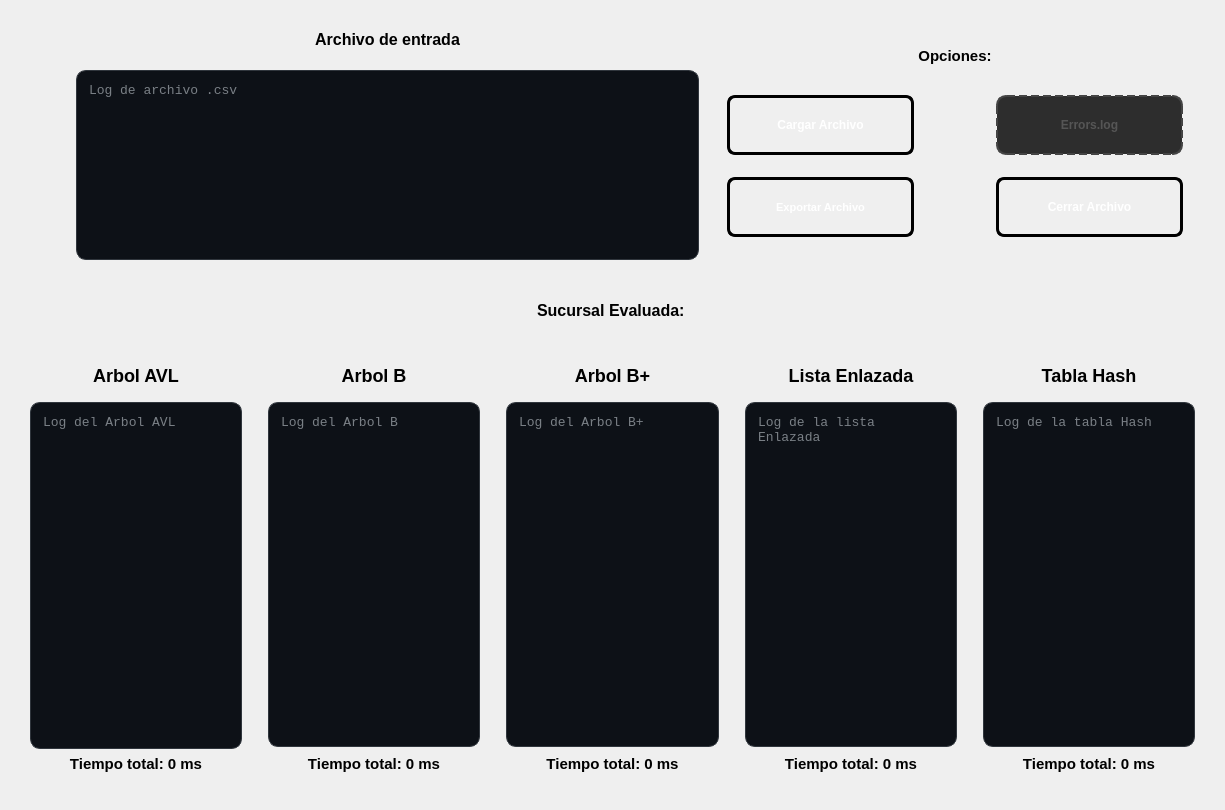
<?xml version="1.0" encoding="UTF-8"?>
<ui version="4.0">
 <class>PantallaCargaProductos</class>
 <widget class="QWidget" name="PantallaCargaProductos">
  <property name="geometry">
   <rect>
    <x>0</x>
    <y>0</y>
    <width>1225</width>
    <height>810</height>
   </rect>
  </property>
  <property name="windowTitle">
   <string>Form</string>
  </property>
  <layout class="QVBoxLayout" name="verticalLayout_2">
   <item>
    <widget class="QWidget" name="widget" native="true">
     <layout class="QHBoxLayout" name="horizontalLayout">
      <item>
       <widget class="QWidget" name="widget_2" native="true">
        <property name="minimumSize">
         <size>
          <width>50</width>
          <height>210</height>
         </size>
        </property>
        <property name="maximumSize">
         <size>
          <width>16777215</width>
          <height>210</height>
         </size>
        </property>
       </widget>
      </item>
      <item>
       <layout class="QVBoxLayout" name="verticalLayout">
        <item>
         <widget class="QLabel" name="labelEntrada">
          <property name="minimumSize">
           <size>
            <width>120</width>
            <height>30</height>
           </size>
          </property>
          <property name="maximumSize">
           <size>
            <width>16777215</width>
            <height>30</height>
           </size>
          </property>
          <property name="styleSheet">
           <string notr="true">QLabel#labelEntrada {        
 
    color: qlineargradient(x1:0, y1:0, x2:1, y2:1, 
	stop:0 rgb(0, 0, 0), 
	stop:1 rgb(77, 5, 57));

  	 font-size: 16px;
    font-weight: bold;
    font-family: &quot;Segoe UI&quot;, Arial;
    
    background: transparent;
    padding: 2px;
    margin-bottom: 5px;
}

</string>
          </property>
          <property name="text">
           <string>Archivo de entrada</string>
          </property>
          <property name="alignment">
           <set>Qt::AlignmentFlag::AlignCenter</set>
          </property>
         </widget>
        </item>
        <item>
         <widget class="QTextEdit" name="textEditCsv">
          <property name="minimumSize">
           <size>
            <width>500</width>
            <height>185</height>
           </size>
          </property>
          <property name="maximumSize">
           <size>
            <width>16777215</width>
            <height>190</height>
           </size>
          </property>
          <property name="styleSheet">
           <string notr="true">QTextEdit#textEditCsv {
    background-color: #0D1117;   
    color: #E6EDF3;               
    border: 1px solid #30363D;     
    border-radius: 10px;          
    padding: 8px;
    font-family: Consolas, monospace;
    font-size: 13px;
}</string>
          </property>
          <property name="placeholderText">
           <string>Log de archivo .csv</string>
          </property>
         </widget>
        </item>
       </layout>
      </item>
      <item>
       <widget class="QWidget" name="widget_3" native="true">
        <property name="minimumSize">
         <size>
          <width>500</width>
          <height>210</height>
         </size>
        </property>
        <property name="maximumSize">
         <size>
          <width>16777215</width>
          <height>210</height>
         </size>
        </property>
        <layout class="QVBoxLayout" name="verticalLayout_3">
         <property name="spacing">
          <number>4</number>
         </property>
         <property name="leftMargin">
          <number>4</number>
         </property>
         <property name="topMargin">
          <number>4</number>
         </property>
         <property name="rightMargin">
          <number>4</number>
         </property>
         <property name="bottomMargin">
          <number>4</number>
         </property>
         <item>
          <widget class="QLabel" name="labelOptions">
           <property name="minimumSize">
            <size>
             <width>0</width>
             <height>30</height>
            </size>
           </property>
           <property name="styleSheet">
            <string notr="true">QLabel#labelOptions {        
 
    color: qlineargradient(x1:0, y1:0, x2:1, y2:1, 
	stop:0 rgb(0, 0, 0), 
	stop:1 rgb(8, 2, 48));

  	 font-size: 15px;
    font-weight: bold;
    font-family: &quot;Segoe UI&quot;, Arial;
    
    background: transparent;
    padding: 2px;
    margin-bottom: 5px;
}

</string>
           </property>
           <property name="text">
            <string>Opciones:</string>
           </property>
           <property name="alignment">
            <set>Qt::AlignmentFlag::AlignCenter</set>
           </property>
          </widget>
         </item>
         <item>
          <widget class="QWidget" name="widget_4" native="true">
           <property name="minimumSize">
            <size>
             <width>0</width>
             <height>175</height>
            </size>
           </property>
           <layout class="QVBoxLayout" name="verticalLayout_8">
            <item>
             <widget class="QWidget" name="widget_9" native="true">
              <property name="minimumSize">
               <size>
                <width>65</width>
                <height>0</height>
               </size>
              </property>
              <layout class="QHBoxLayout" name="horizontalLayout_3">
               <item>
                <widget class="QPushButton" name="btnCargar">
                 <property name="minimumSize">
                  <size>
                   <width>160</width>
                   <height>60</height>
                  </size>
                 </property>
                 <property name="styleSheet">
                  <string notr="true">QPushButton#btnCargar {
    background-color: qlineargradient(spread:pad, x1:0, y1:0, x2:1, y2:1, 
                        stop:0 rgb(50, 143, 42), 
                        stop:1 rgb(255, 163, 72));
    
    border: 3px solid black;
    border-radius: 8px;
    
    color: white;
    font-family: &quot;Arial Black&quot;, Gadget, sans-serif;
    font-size: 12px;
    font-weight: bold;
    text-transform: uppercase;
    
    padding: 10px 25px;
}

QPushButton#btnCargar:hover {
    background-color: qlineargradient(spread:pad, x1:0, y1:0, x2:1, y2:1, 
                        stop:0 rgba(41, 128, 185, 255), 
                        stop:1 rgba(142, 68, 173, 255));
    border-color: #f1c40f;
}


QPushButton#btnCargar:pressed {
    background-color: #2c3e50;
    padding-top: 12px;
    padding-left: 27px;
}</string>
                 </property>
                 <property name="text">
                  <string>Cargar Archivo</string>
                 </property>
                </widget>
               </item>
               <item>
                <widget class="QWidget" name="widget_14" native="true">
                 <property name="minimumSize">
                  <size>
                   <width>70</width>
                   <height>0</height>
                  </size>
                 </property>
                 <property name="maximumSize">
                  <size>
                   <width>70</width>
                   <height>16777215</height>
                  </size>
                 </property>
                </widget>
               </item>
               <item>
                <widget class="QPushButton" name="btnErrores">
                 <property name="enabled">
                  <bool>false</bool>
                 </property>
                 <property name="minimumSize">
                  <size>
                   <width>0</width>
                   <height>60</height>
                  </size>
                 </property>
                 <property name="styleSheet">
                  <string notr="true">QPushButton#btnErrores {
    background-color: qlineargradient(spread:pad, x1:0, y1:0, x2:1, y2:1, 
                        stop:0 rgb(136, 5, 29)
                        stop:1 rgb(246, 211, 45));
    
    border: 3px solid black;
    border-radius: 10px;
    
    color: white;
    font-family: &quot;Arial Black&quot;, Gadget, sans-serif;
    font-size: 12px;
    font-weight: bold;
    text-transform: uppercase;
    
    padding: 10px 25px;
}

QPushButton#btnErrores:hover {
    background-color: qlineargradient(spread:pad, x1:0, y1:0, x2:1, y2:1, 
                        stop:0 rgb(9, 147, 29), 
                        stop:1 rgb(94, 92, 100));
    border-color: #f1c40f;
}


QPushButton#btnErrores:pressed {
    background-color: #2c3e50;
    padding-top: 12px;
    padding-left: 27px;
}

QPushButton#btnErrores:disabled {
    background: #2d2d2d; 
    color: #555555;
    border: 2px dashed #444444; 
    border-radius: 10px;
}</string>
                 </property>
                 <property name="text">
                  <string>Errors.log</string>
                 </property>
                </widget>
               </item>
              </layout>
             </widget>
            </item>
            <item>
             <widget class="QWidget" name="widget_10" native="true">
              <property name="minimumSize">
               <size>
                <width>60</width>
                <height>0</height>
               </size>
              </property>
              <layout class="QHBoxLayout" name="horizontalLayout_4">
               <item>
                <widget class="QPushButton" name="btnExportar">
                 <property name="minimumSize">
                  <size>
                   <width>0</width>
                   <height>60</height>
                  </size>
                 </property>
                 <property name="styleSheet">
                  <string notr="true">QPushButton#btnExportar {
    background-color: qlineargradient(spread:pad, x1:0, y1:0, x2:1, y2:1, 
                        stop:0 rgb(8, 2, 48), 
                        stop:1 rgb(255, 163, 72));
    
    border: 3px solid black;
    border-radius: 8px;
    
    color: white;
    font-family: &quot;Arial Black&quot;, Gadget, sans-serif;
    font-size: 11px;
    font-weight: bold;
    text-transform: uppercase;
    
    padding: 10px 25px;
}

QPushButton#btnExportar:hover {
    background-color: qlineargradient(spread:pad, x1:0, y1:0, x2:1, y2:1, 
                        stop:0 rgba(41, 128, 185, 255), 
                        stop:1 rgba(142, 68, 173, 255));
    border-color: #f1c40f;
}


QPushButton#btnExportar:pressed {
    background-color: #2c3e50;
    padding-top: 12px;
    padding-left: 27px;
}</string>
                 </property>
                 <property name="text">
                  <string>Exportar Archivo</string>
                 </property>
                </widget>
               </item>
               <item>
                <widget class="QWidget" name="widget_13" native="true">
                 <property name="minimumSize">
                  <size>
                   <width>70</width>
                   <height>0</height>
                  </size>
                 </property>
                 <property name="maximumSize">
                  <size>
                   <width>70</width>
                   <height>16777215</height>
                  </size>
                 </property>
                </widget>
               </item>
               <item>
                <widget class="QPushButton" name="btnCerrar">
                 <property name="minimumSize">
                  <size>
                   <width>0</width>
                   <height>60</height>
                  </size>
                 </property>
                 <property name="styleSheet">
                  <string notr="true">
QPushButton#btnCerrar {
    background-color: qlineargradient(spread:pad, x1:0, y1:0, x2:1, y2:1, 
                        stop:0 rgb(77, 5, 57), 
                        stop:1 rgb(232, 15, 15));
    
    border: 3px solid black;
    border-radius: 8px;
    
    color: white;
    font-family: &quot;Arial Black&quot;, Gadget, sans-serif;
    font-size: 12px;
    font-weight: bold;
    text-transform: uppercase;
    
    padding: 10px 25px;
}

QPushButton#btnCerrar:hover {
    background-color: qlineargradient(spread:pad, x1:0, y1:0, x2:1, y2:1, 
                        stop:0 rgb(9, 147, 29), 
                        stop:1 rgb(94, 92, 100));
    border-color: #f1c40f;
}


QPushButton#btnCerrar:pressed {
    background-color: #2c3e50;
    padding-top: 12px;
    padding-left: 27px;
}

QPushButton#btnCerrar:disabled {
    background: #2d2d2d; 
    color: #555555;
    border: 2px dashed #444444; 
    border-radius: 10px;
}</string>
                 </property>
                 <property name="text">
                  <string>Cerrar Archivo</string>
                 </property>
                </widget>
               </item>
              </layout>
             </widget>
            </item>
           </layout>
          </widget>
         </item>
        </layout>
       </widget>
      </item>
     </layout>
    </widget>
   </item>
   <item>
    <widget class="QWidget" name="widget_5" native="true">
     <property name="minimumSize">
      <size>
       <width>0</width>
       <height>60</height>
      </size>
     </property>
     <layout class="QHBoxLayout" name="horizontalLayout_5">
      <item>
       <spacer name="horizontalSpacer">
        <property name="orientation">
         <enum>Qt::Orientation::Horizontal</enum>
        </property>
        <property name="sizeHint" stdset="0">
         <size>
          <width>411</width>
          <height>20</height>
         </size>
        </property>
       </spacer>
      </item>
      <item>
       <widget class="QLabel" name="labelEvaluacion">
        <property name="minimumSize">
         <size>
          <width>350</width>
          <height>30</height>
         </size>
        </property>
        <property name="styleSheet">
         <string notr="true">QLabel#labelEvaluacion {        
 
    color: qlineargradient(x1:0, y1:0, x2:1, y2:1, 
	stop:0 rgb(0, 0, 0), 
	stop:1 rgb(0, 0, 0));

  	 font-size: 16px;
    font-weight: bold;
    font-family: &quot;Segoe UI&quot;, Arial;
    
    background: transparent;
    padding: 2px;
    margin-bottom: 5px;
}

</string>
        </property>
        <property name="text">
         <string>Sucursal Evaluada: </string>
        </property>
        <property name="alignment">
         <set>Qt::AlignmentFlag::AlignCenter</set>
        </property>
       </widget>
      </item>
      <item>
       <spacer name="horizontalSpacer_2">
        <property name="orientation">
         <enum>Qt::Orientation::Horizontal</enum>
        </property>
        <property name="sizeHint" stdset="0">
         <size>
          <width>410</width>
          <height>20</height>
         </size>
        </property>
       </spacer>
      </item>
     </layout>
    </widget>
   </item>
   <item>
    <widget class="QWidget" name="widget_6" native="true">
     <property name="minimumSize">
      <size>
       <width>0</width>
       <height>450</height>
      </size>
     </property>
     <property name="styleSheet">
      <string notr="true"/>
     </property>
     <layout class="QHBoxLayout" name="horizontalLayout_2">
      <item>
       <widget class="QWidget" name="widget_content_1" native="true">
        <layout class="QVBoxLayout" name="verticalLayout_4">
         <property name="spacing">
          <number>4</number>
         </property>
         <property name="leftMargin">
          <number>5</number>
         </property>
         <property name="topMargin">
          <number>5</number>
         </property>
         <property name="rightMargin">
          <number>5</number>
         </property>
         <property name="bottomMargin">
          <number>5</number>
         </property>
         <item>
          <widget class="QLabel" name="labelAvl">
           <property name="styleSheet">
            <string notr="true">QLabel#labelAvl {        
 
    color: qlineargradient(x1:0, y1:0, x2:1, y2:1, 
	stop:0 rgb(0, 0, 0), 
	stop:1 rgb(77, 5, 57));

  	 font-size: 18px;
    font-weight: bold;
    font-family: &quot;Segoe UI&quot;, Arial;
    
    background: transparent;
    padding: 2px;
    margin-bottom: 5px;
}

</string>
           </property>
           <property name="text">
            <string>Arbol AVL</string>
           </property>
           <property name="alignment">
            <set>Qt::AlignmentFlag::AlignCenter</set>
           </property>
          </widget>
         </item>
         <item>
          <widget class="QWidget" name="widget_7" native="true">
           <layout class="QVBoxLayout" name="verticalLayout_9">
            <property name="spacing">
             <number>4</number>
            </property>
            <property name="leftMargin">
             <number>5</number>
            </property>
            <property name="topMargin">
             <number>5</number>
            </property>
            <property name="rightMargin">
             <number>5</number>
            </property>
            <property name="bottomMargin">
             <number>5</number>
            </property>
            <item>
             <widget class="QTextEdit" name="textEditAvl">
              <property name="styleSheet">
               <string notr="true">QTextEdit#textEditAvl {
    background-color: #0D1117;   
    color: #E6EDF3;               
    border: 1px solid #30363D;     
    border-radius: 10px;          
    padding: 8px;
    font-family: Consolas, monospace;
    font-size: 13px;
}</string>
              </property>
              <property name="placeholderText">
               <string>Log del Arbol AVL</string>
              </property>
             </widget>
            </item>
            <item>
             <widget class="QLabel" name="labelTiempoAvl">
              <property name="styleSheet">
               <string notr="true">QLabel#labelTiempoAvl {        
 
    color: qlineargradient(x1:0, y1:0, x2:1, y2:1, 
	stop:0 rgb(0, 0, 0), 
	stop:1 rgb(8, 2, 48));

  	 font-size: 15px;
    font-weight: bold;
    font-family: &quot;Segoe UI&quot;, Arial;
    
    background: transparent;
    padding: 2px;
    margin-bottom: 5px;
}

</string>
              </property>
              <property name="text">
               <string>Tiempo total: 0 ms</string>
              </property>
              <property name="alignment">
               <set>Qt::AlignmentFlag::AlignCenter</set>
              </property>
             </widget>
            </item>
           </layout>
          </widget>
         </item>
        </layout>
       </widget>
      </item>
      <item>
       <widget class="QWidget" name="widget_content_2" native="true">
        <layout class="QVBoxLayout" name="verticalLayout_5">
         <property name="spacing">
          <number>4</number>
         </property>
         <property name="leftMargin">
          <number>5</number>
         </property>
         <property name="topMargin">
          <number>5</number>
         </property>
         <property name="rightMargin">
          <number>5</number>
         </property>
         <property name="bottomMargin">
          <number>5</number>
         </property>
         <item>
          <widget class="QLabel" name="labelB">
           <property name="styleSheet">
            <string notr="true">QLabel#labelB {        
 
    color: qlineargradient(x1:0, y1:0, x2:1, y2:1, 
	stop:0 rgb(0, 0, 0), 
	stop:1 rgb(77, 5, 57));

  	 font-size: 18px;
    font-weight: bold;
    font-family: &quot;Segoe UI&quot;, Arial;
    
    background: transparent;
    padding: 2px;
    margin-bottom: 5px;
}

</string>
           </property>
           <property name="text">
            <string>Arbol B</string>
           </property>
           <property name="alignment">
            <set>Qt::AlignmentFlag::AlignCenter</set>
           </property>
          </widget>
         </item>
         <item>
          <widget class="QWidget" name="widget_8" native="true">
           <layout class="QVBoxLayout" name="verticalLayout_10">
            <property name="leftMargin">
             <number>5</number>
            </property>
            <property name="topMargin">
             <number>5</number>
            </property>
            <property name="rightMargin">
             <number>5</number>
            </property>
            <property name="bottomMargin">
             <number>5</number>
            </property>
            <item>
             <widget class="QTextEdit" name="textEditB">
              <property name="styleSheet">
               <string notr="true">QTextEdit#textEditB{
    background-color: #0D1117;   
    color: #E6EDF3;               
    border: 1px solid #30363D;     
    border-radius: 10px;          
    padding: 8px;
    font-family: Consolas, monospace;
    font-size: 13px;
}</string>
              </property>
              <property name="placeholderText">
               <string>Log del Arbol B</string>
              </property>
             </widget>
            </item>
            <item>
             <widget class="QLabel" name="labelTiempoB">
              <property name="styleSheet">
               <string notr="true">QLabel#labelTiempoB {        
 
    color: qlineargradient(x1:0, y1:0, x2:1, y2:1, 
	stop:0 rgb(0, 0, 0), 
	stop:1 rgb(8, 2, 48));

  	 font-size: 15px;
    font-weight: bold;
    font-family: &quot;Segoe UI&quot;, Arial;
    
    background: transparent;
    padding: 2px;
    margin-bottom: 5px;
}

</string>
              </property>
              <property name="text">
               <string>Tiempo total: 0 ms</string>
              </property>
              <property name="alignment">
               <set>Qt::AlignmentFlag::AlignCenter</set>
              </property>
             </widget>
            </item>
           </layout>
          </widget>
         </item>
        </layout>
       </widget>
      </item>
      <item>
       <widget class="QWidget" name="widget_content_3" native="true">
        <layout class="QVBoxLayout" name="verticalLayout_6">
         <property name="spacing">
          <number>4</number>
         </property>
         <property name="leftMargin">
          <number>5</number>
         </property>
         <property name="topMargin">
          <number>5</number>
         </property>
         <property name="rightMargin">
          <number>5</number>
         </property>
         <property name="bottomMargin">
          <number>5</number>
         </property>
         <item>
          <widget class="QLabel" name="labelBMas">
           <property name="styleSheet">
            <string notr="true">QLabel#labelBMas {        
 
    color: qlineargradient(x1:0, y1:0, x2:1, y2:1, 
	stop:0 rgb(0, 0, 0), 
	stop:1 rgb(77, 5, 57));

  	 font-size: 18px;
    font-weight: bold;
    font-family: &quot;Segoe UI&quot;, Arial;
    
    background: transparent;
    padding: 2px;
    margin-bottom: 5px;
}

</string>
           </property>
           <property name="text">
            <string>Arbol B+</string>
           </property>
           <property name="alignment">
            <set>Qt::AlignmentFlag::AlignCenter</set>
           </property>
          </widget>
         </item>
         <item>
          <widget class="QWidget" name="widget_11" native="true">
           <layout class="QVBoxLayout" name="verticalLayout_11">
            <property name="leftMargin">
             <number>5</number>
            </property>
            <property name="topMargin">
             <number>5</number>
            </property>
            <property name="rightMargin">
             <number>5</number>
            </property>
            <property name="bottomMargin">
             <number>5</number>
            </property>
            <item>
             <widget class="QTextEdit" name="textEditBMas">
              <property name="styleSheet">
               <string notr="true">QTextEdit#textEditBMas {
    background-color: #0D1117;   
    color: #E6EDF3;               
    border: 1px solid #30363D;     
    border-radius: 10px;          
    padding: 8px;
    font-family: Consolas, monospace;
    font-size: 13px;
}</string>
              </property>
              <property name="placeholderText">
               <string>Log del Arbol B+</string>
              </property>
             </widget>
            </item>
            <item>
             <widget class="QLabel" name="labelTiempoBMas">
              <property name="styleSheet">
               <string notr="true">QLabel#labelTiempoBMas {        
 
    color: qlineargradient(x1:0, y1:0, x2:1, y2:1, 
	stop:0 rgb(0, 0, 0), 
	stop:1 rgb(8, 2, 48));

  	 font-size: 15px;
    font-weight: bold;
    font-family: &quot;Segoe UI&quot;, Arial;
    
    background: transparent;
    padding: 2px;
    margin-bottom: 5px;
}

</string>
              </property>
              <property name="text">
               <string>Tiempo total: 0 ms</string>
              </property>
              <property name="alignment">
               <set>Qt::AlignmentFlag::AlignCenter</set>
              </property>
             </widget>
            </item>
           </layout>
          </widget>
         </item>
        </layout>
       </widget>
      </item>
      <item>
       <widget class="QWidget" name="widget_content_4" native="true">
        <layout class="QVBoxLayout" name="verticalLayout_7">
         <property name="spacing">
          <number>4</number>
         </property>
         <property name="leftMargin">
          <number>5</number>
         </property>
         <property name="topMargin">
          <number>5</number>
         </property>
         <property name="rightMargin">
          <number>5</number>
         </property>
         <property name="bottomMargin">
          <number>5</number>
         </property>
         <item>
          <widget class="QLabel" name="labelLista">
           <property name="styleSheet">
            <string notr="true">QLabel#labelLista {        
 
    color: qlineargradient(x1:0, y1:0, x2:1, y2:1, 
	stop:0 rgb(0, 0, 0), 
	stop:1 rgb(77, 5, 57));

  	 font-size: 18px;
    font-weight: bold;
    font-family: &quot;Segoe UI&quot;, Arial;
    
    background: transparent;
    padding: 2px;
    margin-bottom: 5px;
}

</string>
           </property>
           <property name="text">
            <string>Lista Enlazada</string>
           </property>
           <property name="alignment">
            <set>Qt::AlignmentFlag::AlignCenter</set>
           </property>
          </widget>
         </item>
         <item>
          <widget class="QWidget" name="widget_12" native="true">
           <layout class="QVBoxLayout" name="verticalLayout_12">
            <property name="leftMargin">
             <number>5</number>
            </property>
            <property name="topMargin">
             <number>5</number>
            </property>
            <property name="rightMargin">
             <number>5</number>
            </property>
            <property name="bottomMargin">
             <number>5</number>
            </property>
            <item>
             <widget class="QTextEdit" name="textEditLista">
              <property name="styleSheet">
               <string notr="true">QTextEdit#textEditLista {
    background-color: #0D1117;   
    color: #E6EDF3;               
    border: 1px solid #30363D;     
    border-radius: 10px;          
    padding: 8px;
    font-family: Consolas, monospace;
    font-size: 13px;
}</string>
              </property>
              <property name="placeholderText">
               <string>Log de la lista Enlazada</string>
              </property>
             </widget>
            </item>
            <item>
             <widget class="QLabel" name="labelTiempoLista">
              <property name="styleSheet">
               <string notr="true">QLabel#labelTiempoLista {        
 
    color: qlineargradient(x1:0, y1:0, x2:1, y2:1, 
	stop:0 rgb(0, 0, 0), 
	stop:1 rgb(8, 2, 48));

  	 font-size: 15px;
    font-weight: bold;
    font-family: &quot;Segoe UI&quot;, Arial;
    
    background: transparent;
    padding: 2px;
    margin-bottom: 5px;
}

</string>
              </property>
              <property name="text">
               <string>Tiempo total: 0 ms</string>
              </property>
              <property name="alignment">
               <set>Qt::AlignmentFlag::AlignCenter</set>
              </property>
             </widget>
            </item>
           </layout>
          </widget>
         </item>
        </layout>
       </widget>
      </item>
      <item>
       <widget class="QWidget" name="widget_content_5" native="true">
        <layout class="QVBoxLayout" name="verticalLayout_13">
         <property name="spacing">
          <number>4</number>
         </property>
         <property name="leftMargin">
          <number>5</number>
         </property>
         <property name="topMargin">
          <number>5</number>
         </property>
         <property name="rightMargin">
          <number>5</number>
         </property>
         <property name="bottomMargin">
          <number>5</number>
         </property>
         <item>
          <widget class="QLabel" name="labelHash">
           <property name="styleSheet">
            <string notr="true">QLabel#labelHash {        
 
    color: qlineargradient(x1:0, y1:0, x2:1, y2:1, 
	stop:0 rgb(0, 0, 0), 
	stop:1 rgb(77, 5, 57));

  	 font-size: 18px;
    font-weight: bold;
    font-family: &quot;Segoe UI&quot;, Arial;
    
    background: transparent;
    padding: 2px;
    margin-bottom: 5px;
}

</string>
           </property>
           <property name="text">
            <string>Tabla Hash</string>
           </property>
           <property name="alignment">
            <set>Qt::AlignmentFlag::AlignCenter</set>
           </property>
          </widget>
         </item>
         <item>
          <widget class="QWidget" name="widget_15" native="true">
           <layout class="QVBoxLayout" name="verticalLayout_14">
            <property name="leftMargin">
             <number>5</number>
            </property>
            <property name="topMargin">
             <number>5</number>
            </property>
            <property name="rightMargin">
             <number>5</number>
            </property>
            <property name="bottomMargin">
             <number>5</number>
            </property>
            <item>
             <widget class="QTextEdit" name="textTablaHash">
              <property name="styleSheet">
               <string notr="true">QTextEdit#textTablaHash {
    background-color: #0D1117;   
    color: #E6EDF3;               
    border: 1px solid #30363D;     
    border-radius: 10px;          
    padding: 8px;
    font-family: Consolas, monospace;
    font-size: 13px;
}</string>
              </property>
              <property name="placeholderText">
               <string>Log de la tabla Hash</string>
              </property>
             </widget>
            </item>
            <item>
             <widget class="QLabel" name="labelTiempoHash">
              <property name="styleSheet">
               <string notr="true">QLabel#labelTiempoHash {        
 
    color: qlineargradient(x1:0, y1:0, x2:1, y2:1, 
	stop:0 rgb(0, 0, 0), 
	stop:1 rgb(8, 2, 48));

  	 font-size: 15px;
    font-weight: bold;
    font-family: &quot;Segoe UI&quot;, Arial;
    
    background: transparent;
    padding: 2px;
    margin-bottom: 5px;
}

</string>
              </property>
              <property name="text">
               <string>Tiempo total: 0 ms</string>
              </property>
              <property name="alignment">
               <set>Qt::AlignmentFlag::AlignCenter</set>
              </property>
             </widget>
            </item>
           </layout>
          </widget>
         </item>
        </layout>
       </widget>
      </item>
     </layout>
    </widget>
   </item>
  </layout>
 </widget>
 <resources/>
 <connections/>
</ui>
